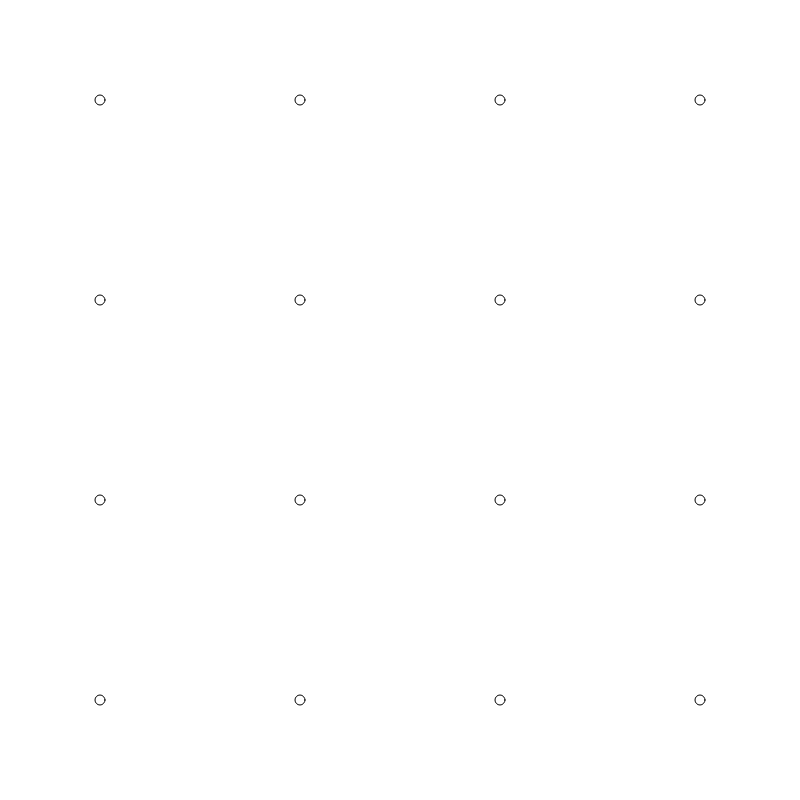
Frame 1 (no input)
Frame 60 (no input): identical to frame 1, image omitted
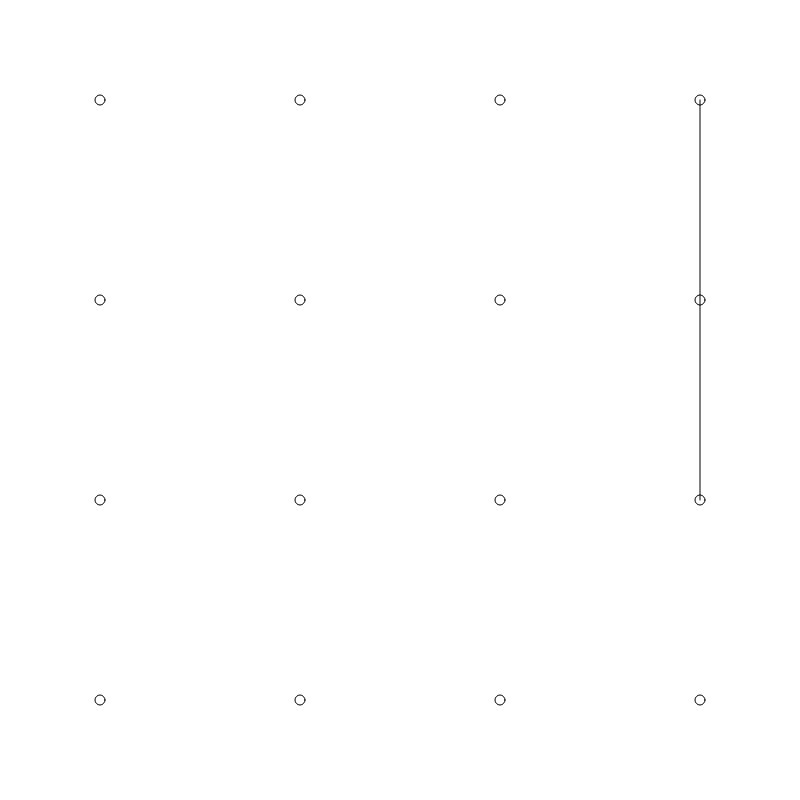
Frame 120 (the mouse pressed at the canvas centre since frame 60)

The p5.js sketch that drew these frames (run headless with seeded random() and noise() and a simulated clock; from frame 60 on, the mouse is pressed at the canvas centre):

// p5.js sketch
// ── sketch.js
var nx, ny;
var points = [];
var permutation = [];

var lastPermutationPoint;

function setup() {
  createCanvas(800, 800);
  textSize(24);
  nx = 4;
  ny = 4;
  
  for (var j=0; j<ny; j++) {
    for (var i=0; i<nx; i++) {
      var px = map(i, 0, nx-1, 100, width-100);
      var py = map(j, 0, ny-1, 100, height-100);
      var p = {x:px, y:py};
      points.push(p);
    }
  }
  
  createPermutation();
  lastPermutationPoint = 0;
}

function draw() {
  background(255);
  
  // draw all the labeled points
  for (var i=0; i<points.length; i++) {
    ellipse(points[i].x, points[i].y, 10, 10);
  }
  
  // after creating a permutation, let's draw lines connecting them
  for (var i=0; i<lastPermutationPoint; i++) {
    var index1 = permutation[i];
    var index2 = permutation[i+1];
    line(points[index1].x, points[index1].y, points[index2].x, points[index2].y);
  }
  
  // every 60 frames, increment lastPermutationPoint
  if (frameCount % 60 == 0) {
    lastPermutationPoint += 1; 
    // make sure to constrain lastPermutationPoint to the length of permutations
    lastPermutationPoint = constrain(lastPermutationPoint, 0, permutation.length-1);  
  }
}



// we need an algorithm to create a permutation of the points
// to do this, we will create two arrays. the first one has all the ordered
// indexes. the second is empty.
// then we sample a point from the ordered array and move it from the ordered array into the permutation array.
// repeat this until no points remain in the ordered array
// then the permutation will be done
// EXAMPLE WITH 5 ELEMENTS
/*
[1, 2, 3, 4, 5]
[]

pick 3
[1, 2, 4, 5]
[3]

pick 1
[2, 4, 5]
[3, 1]

pick 5
[2, 4]
[3, 1, 5]

pick 4
[2]
[3, 1, 5, 4]

pick 2
[]
[3, 1, 5, 4, 2]
*/

function createPermutation() {
  permutation = []; // clear previous permutation
  
  // create ordered array with all our indexes in order
  var all = [];
  for (var i=0; i<nx*ny; i++){
    all.push(i);
  }
  
  // procedure which removes a random value from
  // all and places it into permutation until no
  // elements are left in all.
  
  for (var i=0; i<nx*ny; i++) {
    // sample random value from all
    var indexRandom = floor(random(all.length));
    
    // place the sample into permutation
    permutation.push(all[indexRandom]);
    
    // remove the sampled point from all
    all.splice(indexRandom, 1);
  }
}
